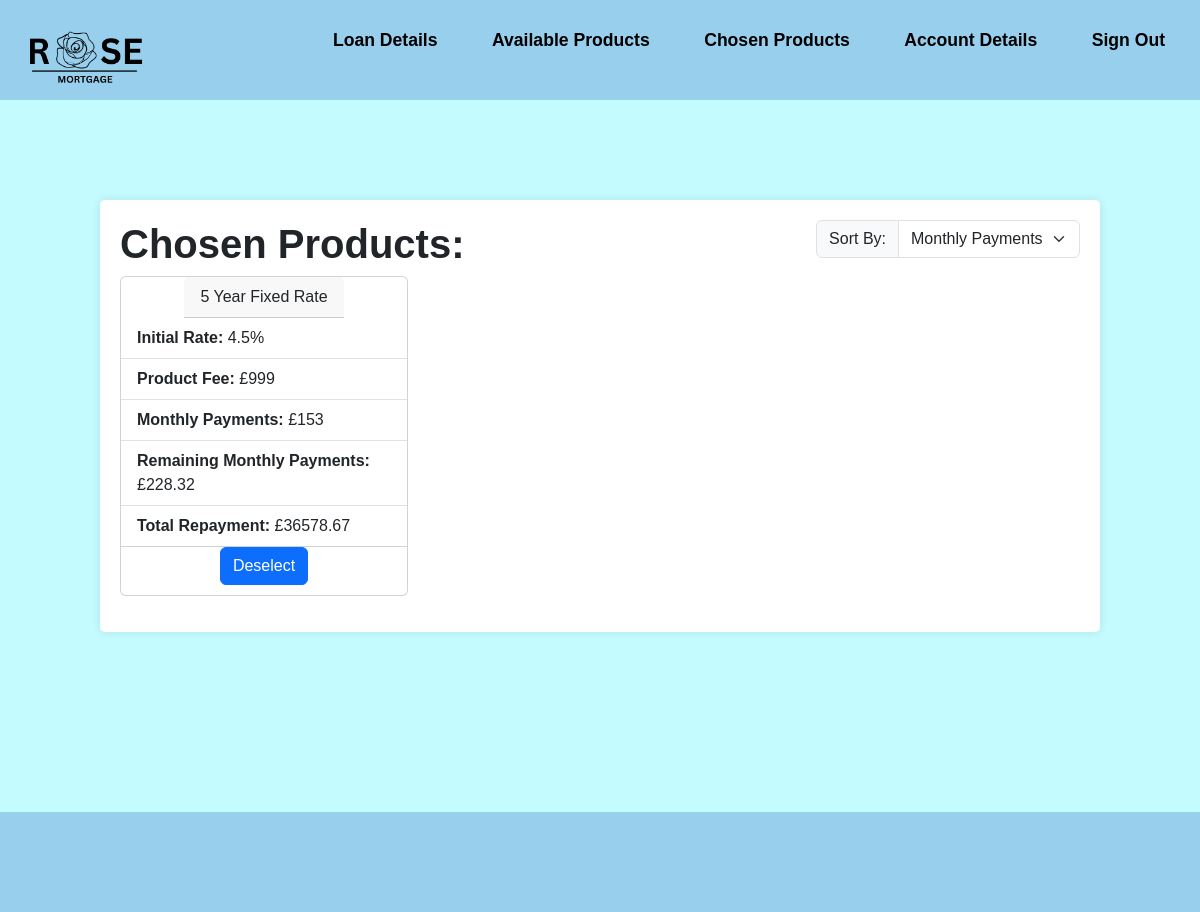
The app's page /MemberChosenProducts.php (signed in) with its own data.
### tables this page shows
CREATE TABLE "Quote" (
	"Quote_ID"	INTEGER NOT NULL,
	"Product_ID"	INTEGER NOT NULL,
	"RegisteredUser_ID"	INTEGER NOT NULL,
	"product_starred"	INTEGER NOT NULL,
	FOREIGN KEY("Quote_ID") REFERENCES "Quote"("Quote_ID"),
	FOREIGN KEY("RegisteredUser_ID") REFERENCES "RegisteredUser"("RegisteredUser_ID"),
	FOREIGN KEY("Product_ID") REFERENCES "Product"("Product_ID"),
	PRIMARY KEY("Quote_ID" AUTOINCREMENT)
);

CREATE TABLE "Product" (
	"Product_ID"	INTEGER NOT NULL,
	"Broker_ID"	INTEGER NOT NULL,
	"YearRate"	INTEGER NOT NULL,
	"ProductType"	TEXT NOT NULL,
	"expected_income"	INTEGER NOT NULL,
	"expected_credit_score"	INTEGER NOT NULL,
	"initial_interest_rate"	REAL NOT NULL,
	"ProductFee"	INTEGER NOT NULL,
	"ltv_ratio"	REAL NOT NULL,
	"aDraft"	INTEGER NOT NULL,
	PRIMARY KEY("Product_ID" AUTOINCREMENT),
	FOREIGN KEY("Broker_ID") REFERENCES "Broker"("Broker_ID")
);

CREATE TABLE "financialdetails" (
	"financial_ID"	INTEGER,
	"RegisteredUser_ID"	INTEGER NOT NULL,
	"annual_income"	INTEGER NOT NULL,
	"additional_income_amount"	INTEGER NOT NULL,
	"total_balance"	INTEGER NOT NULL,
	"other_commitments"	TEXT NOT NULL,
	"monthly_spending_amounts"	INTEGER NOT NULL,
	"credit_score"	TEXT NOT NULL,
	"mortgage_reason"	TEXT NOT NULL,
	"estimated_property_value"	INTEGER NOT NULL,
	"borrow_amount"	INTEGER NOT NULL,
	"mortgage_term"	INTEGER NOT NULL,
	"user_ltv"	INTEGER,
	FOREIGN KEY("RegisteredUser_ID") REFERENCES "RegisteredUser"("RegisteredUser_ID"),
	PRIMARY KEY("financial_ID" AUTOINCREMENT)
);

### MemberChosenProducts.php (the view, shortened to what this page needs)
<?php
require_once 'connection.php';
$RegisteredUser_ID = $_SESSION['RegisteredUser_ID'];
$sql = "SELECT *
        FROM Quote
        LEFT JOIN RegisteredUser ON (Quote.RegisteredUser_ID = RegisteredUser.RegisteredUser_ID)
        LEFT JOIN Product ON (Quote.Product_ID = Product.Product_ID)
        LEFT JOIN financialdetails ON (financialdetails.RegisteredUser_ID = RegisteredUser.RegisteredUser_ID)
        WHERE product_starred = 1
        AND RegisteredUser.RegisteredUser_ID = :registered_user_id
        ";
$statement = $db->prepare($sql);
$statement->bindParam(':registered_user_id', $RegisteredUser_ID);
$statement->execute();
?>
<!DOCTYPE html>
<html lang="en">
<head>
    <link rel="stylesheet"
        href="https://cdn.jsdelivr.net/npm/bootstrap@5.3.2/dist/css/bootstrap.min.css"
>
    <link rel="stylesheet" href="style.css">
</head>
<body>
    <header class="flex-container">
        <a href="MemberViewProducts.php"> <img src="Assets/logo.png" alt="Rose Mortgage"> </a>
        <div>
            <ul class="nav-links">
                <li><a href="Loan-details.php">Loan Details</a></li>
                <li><a href="MemberViewProducts.php">Available Products</a></li>
                <li><a href="MemberChosenProducts.php">Chosen Products</a></li>
                <li><a href="MemberAccountDetails.php">Account Details</a></li>
                <li><a href="home.php">Sign Out</a></li>
            </ul>
        </div>
    </header>
    <div class="largecontainer">
        <div class="flex-container">
            <div>
                <h1><b>Chosen Products:</b></h1>
            </div>
            <div>
                <div class="input-group mb-3">
                    <label class="input-group-text" for="inputGroupSelect01">Sort By:</label>
                    <select class="form-select" id="inputGroupSelect01">
                        <option selected>Monthly Payments</option>
                    </select>
                </div>
            </div>
        </div>
        <div class="flex-table">
            <?php while ($row = $statement->fetch(PDO::FETCH_ASSOC)) {
                $initialmonthlyInterestRate = $row["initial_interest_rate"] / 100/ 12;
                $initialmonths = $row["mortgage_term"]*12;
                $initialmonthlyPayments = $row["borrow_amount"] * (($initialmonthlyInterestRate * pow((1 + $initialmonthlyInterestRate), $initialmonths)) / (pow((1 + $initialmonthlyInterestRate), $initialmonths) - 1));
                $initialrounded = round($initialmonthlyPayments,2);
                $remainingmonthlyInterestRate = 7.5/100/12;
                $remainingmonths = ($row["mortgage_term"] - $row["YearRate"]) * 12;
                $remainingamount = ($row["borrow_amount"] - ($row["YearRate"] * $initialmonthlyPayments));
                $remainingmonthlyPayments = $remainingamount * (($remainingmonthlyInterestRate * pow((1 + $remainingmonthlyInterestRate), $remainingmonths)) / (pow((1 + $remainingmonthlyInterestRate), $remainingmonths) - 1));
                $remainingrounded = round($remainingmonthlyPayments,2);
                $totalpayment = (($row["YearRate"]*12)*$initialmonthlyPayments) + ((($row["mortgage_term"]-$row["YearRate"])*12)*$remainingmonthlyPayments);
                $totalrounded = round($totalpayment,2);
                ?>
                <div class="card" style="width: 18rem;">
                    <div class="card-header">
                        <?php echo $row["YearRate"] . " Year " . $row["ProductType"]; ?>
                    </div>
                    <ul class="list-group list-group-flush">
                        <li class="list-group-item"><b>Initial Rate: </b><?php echo $row["initial_interest_rate"]; ?>%</li>
                        <li class="list-group-item"><b>Product Fee: </b><?php echo $row["ProductFee"]; ?></li>
                        <li class="list-group-item"><b>Monthly Payments: </b>£<?php echo $initialrounded; ?></li>
                        <li class="list-group-item"><b>Remaining Monthly Payments: </b>£<?php echo $remainingrounded; ?></li>
                        <li class="list-group-item"><b>Total Repayment: </b>£<?php echo $totalrounded; ?></li>
                    </ul>
                    <form method="post" action="">
                        <button type="submit" name="deselect" class="btn btn-primary">Deselect</button>
                    </form>
                </div>
            <?php } ?>
        </div>
    </div>
    <footer>
    </footer>
</body>
</html>

### style.css (style rules this page uses)
* { margin: 0; padding: 0; text-decoration: none; font-family: Arial, Helvetica, sans-serif; box-sizing: border-box; list-style: none; }
a { color: #000; text-decoration: none; }
header { background-color: #98CFED; padding: 10px; color: black; height: 100px; width: 100%; top: 0; display: flex; justify-content: flex-start; align-items: center; z-index: 1000; }
.nav-links li { display: inline-block; position: relative; margin: 0 25px; }
.nav-links li a { font-weight: bold; font-size: 1.1rem; text-decoration: none; color: black; }
.nav-links li::after { content: ''; width: 0%; height: 2px; background: #000; display: block; margin: auto; position: absolute; top: 100%; left: 50%; transform: translate(-50%); transition: 0.7s; }
header img { width: 150px; height: auto; }
body { background-color: #c4fbff; display: flex; flex-direction: column; min-height: 100vh; }
input[type="number"], button { width: 100%; padding: 10px; margin-bottom: 10px; border-radius: 3px; border: 1px solid #ccc; }
button { background-color: #007BFF; color: #fff; cursor: pointer; }
.card { height: 100%; display: flex; justify-content: center; align-items: center; }
ul { flex: 1; margin-bottom: 20px; }
ul li { list-style-type: disc; }
.largecontainer { width: 1000px; margin: 100px auto 80px; padding: 20px; background-color: #fff; border-radius: 5px; box-shadow: 0 0 10px rgba(0, 0, 0, 0.1); }
.flex-container { display: flex; flex-direction: row; justify-content:space-between; }
.flex-table { display:flex; flex-direction: row; flex-wrap: wrap; align-content: flex-start; justify-content: space-between; margin-right: 20px; margin-bottom: 1em; }
label { display: block; font-weight: bold; }
.input-group { margin-bottom: 20px; }
footer { background-color: #98CFED; padding: 10px; color: black; height: 100px; width: 100%; bottom: 0; z-index: 1000; margin-top: 100px; }

### records on screen
quote: Product_ID.YearRate "5", Product_ID.ProductType "Fixed Rate", Product_ID.initial_interest_rate "4.5", Product_ID.ProductFee "£999", financialdetails.borrow_amount+mortgage_term "153", financialdetails.borrow_amount "228.32", Product_ID.mortgage_term "36578.67"
